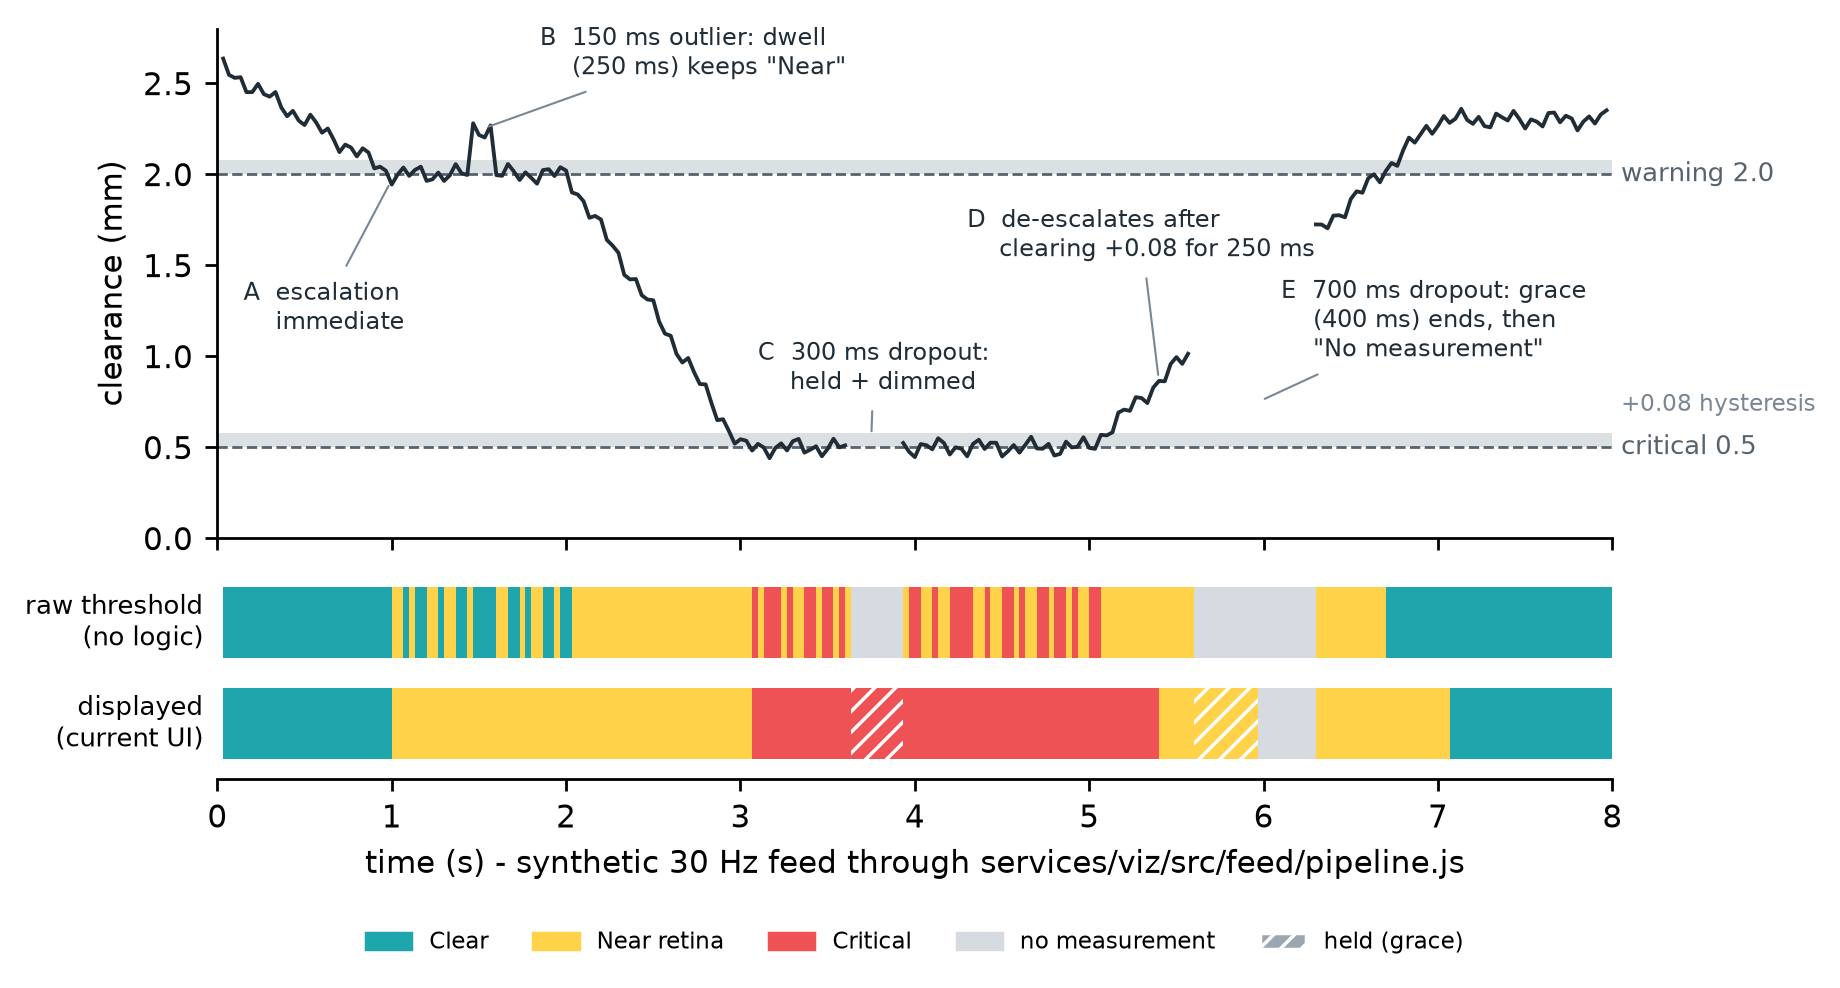

This figure's Python source:
"""Plot alert_trace.csv (from alert_trace.mjs) -> alert_trace.png. See viz_design.md §3."""
import csv
from pathlib import Path
import matplotlib
matplotlib.use('Agg')
import matplotlib.pyplot as plt
from matplotlib.patches import Patch

HERE = Path(__file__).resolve().parent
rows = list(csv.DictReader(open(HERE / 'alert_trace.csv')))
t = [float(r['t_s']) for r in rows]
d = [float(r['clearance_mm']) if r['clearance_mm'] else None for r in rows]
shown = [r['displayed'] for r in rows]
held = [r['held'] == '1' for r in rows]
COL = {'safe': '#1ea6ac', 'warn': '#ffd24a', 'danger': '#ef5255', 'none': '#d5dbe0'}
raw = ['none' if x is None else 'danger' if x < 0.5 else 'warn' if x < 2 else 'safe' for x in d]

plt.rcParams.update({'font.family': 'DejaVu Sans', 'font.size': 9})
fig, (ax, bx) = plt.subplots(2, 1, figsize=(7.2, 3.9), dpi=250, sharex=True,
                             gridspec_kw={'height_ratios': [3, 1.25], 'hspace': 0.08})
for th, lab in ((0.5, 'critical 0.5'), (2.0, 'warning 2.0')):
    ax.axhspan(th, th + 0.08, color='#9aa7b1', alpha=0.35, lw=0)
    ax.axhline(th, color='#56636e', lw=0.8, ls='--')
    ax.text(8.05, th, lab, va='center', fontsize=7.5, color='#56636e')
ax.text(8.05, 0.5 + 0.2, '+0.08 hysteresis', fontsize=6.5, color='#7a8792')
seg_t, seg_d = [], []
for ti, di in zip(t, d):
    if di is None:
        if seg_t: ax.plot(seg_t, seg_d, color='#202d37', lw=1.1)
        seg_t, seg_d = [], []
    else:
        seg_t.append(ti); seg_d.append(di)
ax.plot(seg_t, seg_d, color='#202d37', lw=1.1)
ax.set_ylabel('clearance (mm)')
ax.set_ylim(0, 2.8); ax.set_xlim(0, 8)
for s in ('top', 'right'): ax.spines[s].set_visible(False)

def note(x, y, s, xt, yt):
    ax.annotate(s, (x, y), (xt, yt), fontsize=7, color='#202d37',
                arrowprops=dict(arrowstyle='-', color='#7a8792', lw=0.6))
note(1.0, 1.97, 'A  escalation\n    immediate', 0.15, 1.15)
note(1.52, 2.25, 'B  150 ms outlier: dwell\n    (250 ms) keeps "Near"', 1.85, 2.55)
note(3.75, 0.55, 'C  300 ms dropout:\n    held + dimmed', 3.1, 0.82)
note(5.4, 0.86, 'D  de-escalates after\n    clearing +0.08 for 250 ms', 4.3, 1.55)
note(5.97, 0.75, 'E  700 ms dropout: grace\n    (400 ms) ends, then\n    "No measurement"', 6.1, 1.0)

def band(y, levels, label, hatch=None):
    start = 0
    for i in range(1, len(t) + 1):
        if i == len(t) or levels[i] != levels[start] or (hatch and held[i] != held[start]):
            x0, x1 = t[start], t[i] if i < len(t) else 8
            h = '////' if hatch and held[start] else None
            bx.barh(y, x1 - x0, left=x0, height=0.7, color=COL[levels[start]], hatch=h,
                    edgecolor='white' if h else 'none', lw=0)
            start = i
    bx.text(-0.08, y, label, ha='right', va='center', fontsize=7.5)
band(1, raw, 'raw threshold\n(no logic)')
band(0, shown, 'displayed\n(current UI)', hatch=True)
bx.set_yticks([]); bx.set_ylim(-0.55, 1.55)
for s in ('top', 'right', 'left'): bx.spines[s].set_visible(False)
bx.set_xlabel('time (s) - synthetic 30 Hz feed through services/viz/src/feed/pipeline.js')
bx.legend(handles=[Patch(color=COL['safe'], label='Clear'), Patch(color=COL['warn'], label='Near retina'),
                   Patch(color=COL['danger'], label='Critical'), Patch(color=COL['none'], label='no measurement'),
                   Patch(facecolor='#9aa7b1', hatch='////', edgecolor='white', label='held (grace)')],
          ncol=5, fontsize=6.5, loc='upper center', bbox_to_anchor=(0.5, -0.62), frameon=False)
fig.savefig(HERE / 'alert_trace.png', bbox_inches='tight', facecolor='white')
